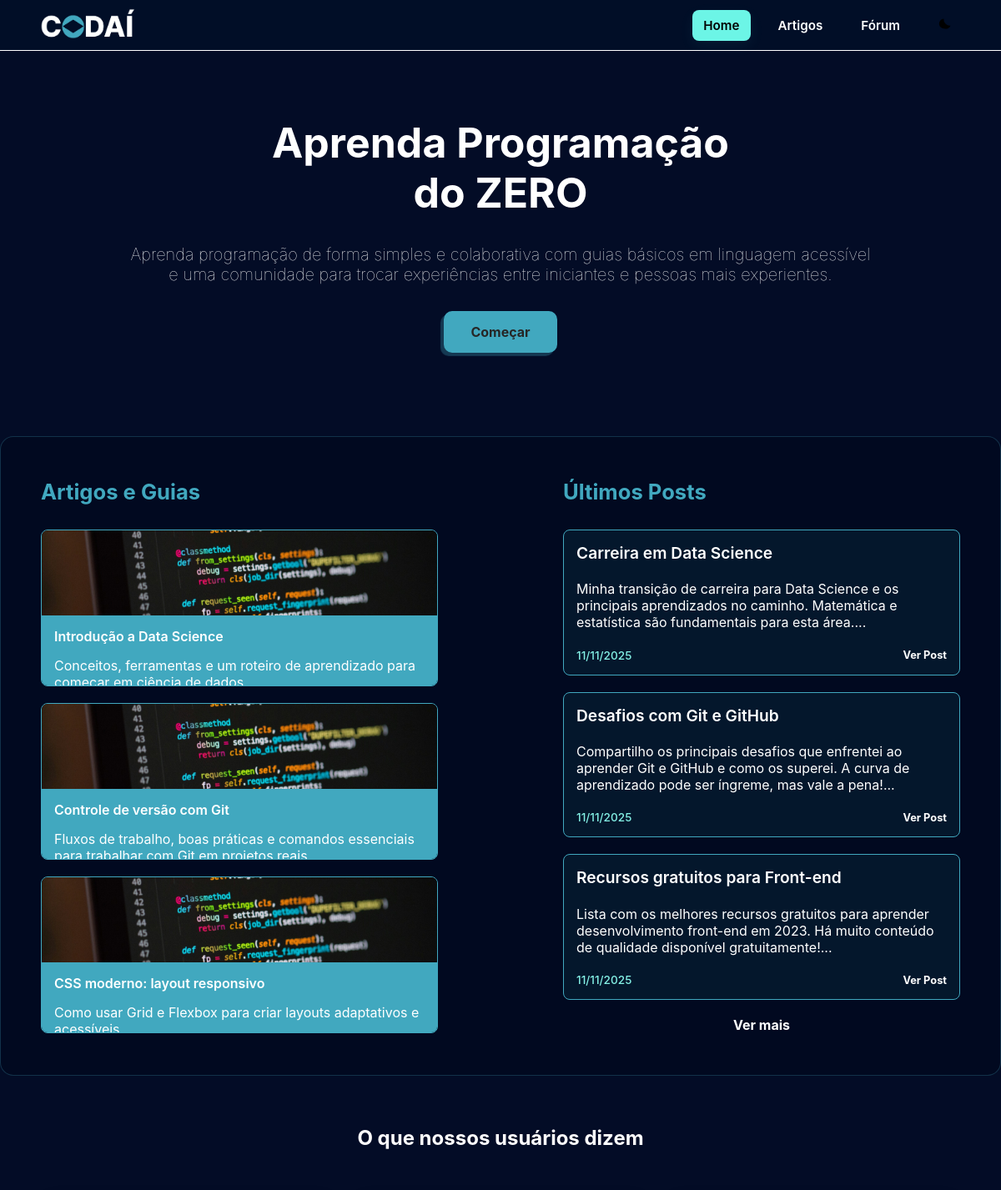
Before: / (upper part) with the older database file.
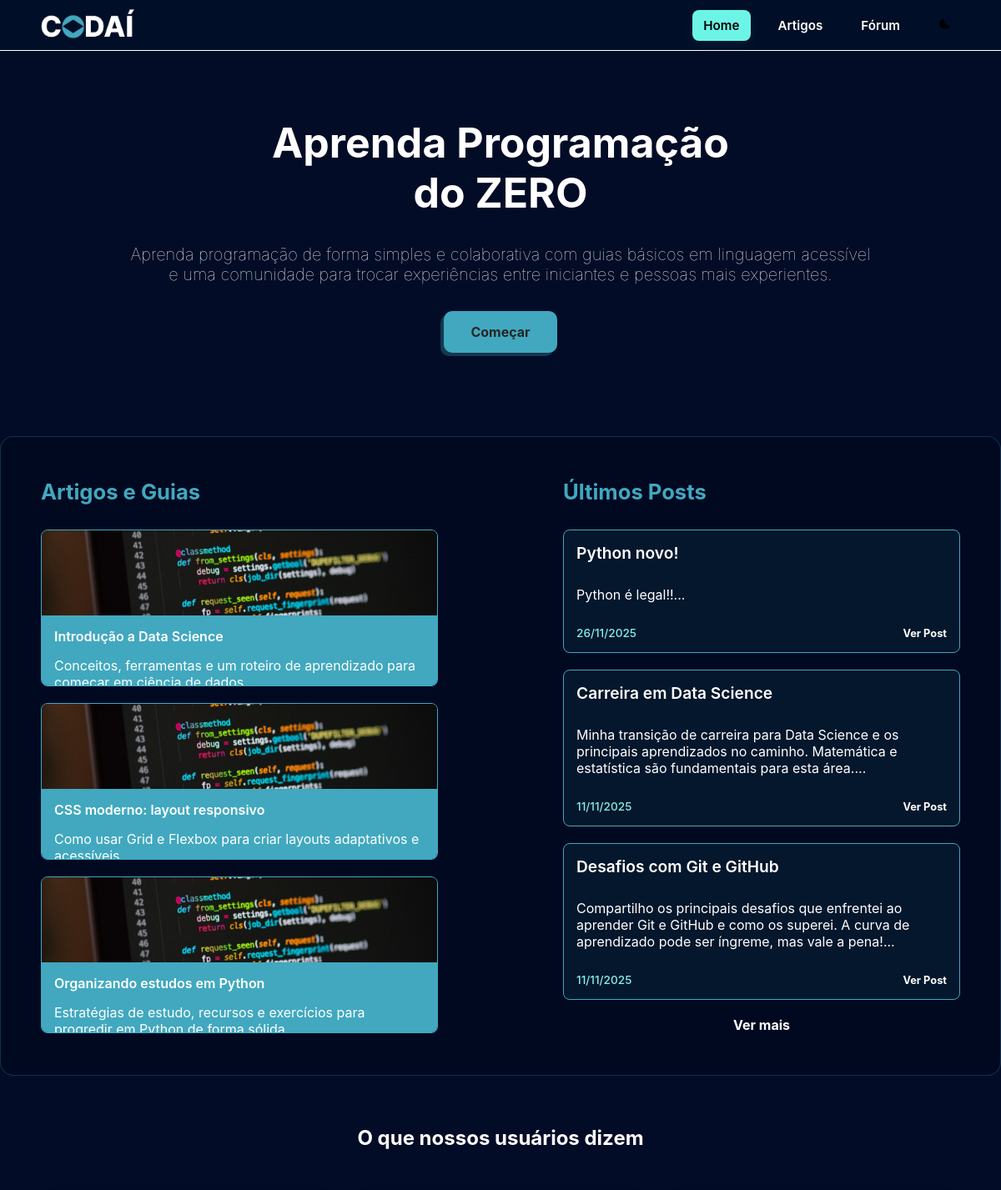
After: the same page with the newer database file.
### models/blog.py (models this page shows, shortened)
class Article(db.Model):
    __tablename__ = 'articles'
    id = db.Column(db.Integer, primary_key=True)
    title = db.Column(db.String(200), nullable=False)
    content = db.Column(db.Text, nullable=False)
    excerpt = db.Column(db.Text)  # Resumo do artigo
    reading_time = db.Column(db.Integer, default=5)  # Tempo de leitura em minutos
    thumbnail_url = db.Column(db.String(200))  # URL da imagem de capa
    is_published = db.Column(db.Boolean, default=True)
    is_featured = db.Column(db.Boolean, default=False)  # Destaque
    view_count = db.Column(db.Integer, default=0)  # Contador de visualizações
    created_at = db.Column(db.DateTime, default=datetime.utcnow)
    updated_at = db.Column(db.DateTime, default=datetime.utcnow, onupdate=datetime.utcnow)
    author_id = db.Column(db.Integer, db.ForeignKey('user.id'), nullable=False)
    category_id = db.Column(db.Integer, db.ForeignKey('article_categories.id'), nullable=False)
    author = db.relationship('User', backref='articles', lazy=True)

### models/forum.py (models this page shows, shortened)
class Post(db.Model):
    __tablename__ = 'post'
    id = db.Column(db.Integer, primary_key=True)
    title = db.Column(db.String(200), nullable=False)
    content = db.Column(db.Text, nullable=False)
    is_highlighted = db.Column(db.Boolean, default=False)  # Para posts em destaque
    created_at = db.Column(db.DateTime, default=datetime.utcnow)
    updated_at = db.Column(db.DateTime, default=datetime.utcnow, onupdate=datetime.utcnow)
    image_path = db.Column(db.String(200))  # caminho relativo à pasta static, ex: 'image/git/exemplo.png'
    user_id = db.Column(db.Integer, db.ForeignKey('user.id'), nullable=False)
    category_id = db.Column(db.Integer, db.ForeignKey('category.id'), nullable=False)
    user = db.relationship('User', backref='posts')
    comments = db.relationship('Comment', backref='post', lazy=True, cascade='all, delete-orphan')

### views/main.py (the view)
def home():
    guias = Article.query.filter_by(is_published=True).order_by(Article.created_at.desc()).limit(3).all()
    posts = Post.query.order_by(Post.created_at.desc()).limit(3).all()
    depoimentos = []
    return render_template(
        "home.html",
        guias=guias,
        posts=posts,
        depoimentos=depoimentos
    )

### templates/home.html (shortened to what this page needs)
{% extends 'base.html' %}
{% block content %}
    <section id="apresentation">
        <h1 class="apresentation-title">Aprenda Programação <br>do ZERO</h1>
        <p class="text">
            Aprenda programação de forma simples e colaborativa com guias básicos em linguagem acessível e uma comunidade para trocar experiências entre iniciantes e pessoas mais experientes.
        </p>
        <a href="{{ url_for('auth.register') }}" id="start-button">Começar</a>
    </section>
    <section class="grid-post-guias">
    <div class="guias-list">
    <h2 class="title-grid">Artigos e Guias</h2>
    {% for guia in guias %}
    <a href="{{ url_for('forum.view_post', post_id=guia.id) }}" class="guia-cards" style="display:block; text-decoration:none; color:inherit;">
        <img src="../static/image/article_thumbnail_1.png" alt="imagem do guia">
        <div class="more-detals">
        <h3 id="title-card">{{ guia.title }}</h3>
        <p>{{ guia.excerpt }}</p>
        </div>
    </a>
    {% else %}
    <p>Nenhum artigo encontrado.</p>
    {% endfor %}
    </div>
    <div class="posts-list">
        <h2 class="title-grid">Últimos Posts</h2>
        {% for post in posts %}
          <div class="post-cards">
            <h3 id="title-card-post">{{ post.title }}</h3>
            <p>{{ post.excerpt if post.excerpt else post.content[:250] ~ '...' }}</p>
            <div class="date-and-seepost">
            <p class="date-post">{{ post.created_at.strftime('%d/%m/%Y') }}</p>
            <a href="{{ url_for('blog.view_article', article_id=post.id) }}" class="see-post">Ver Post</a>
            </div>
            </div>
        {% else %}
        <p>Nenhum post encontrado.</p>
        {% endfor %}
        <a href="{{ url_for('main.forum') }}" id="ver-mais-post">Ver mais</a>
    </div>
    </section>
<section id="depoiments" class="depoiments-wrapper">
    <h2 class="title-depoiments">O que nossos usuários dizem</h2>
</section>
{% endblock %}

### templates/base.html (shortened to what this page needs)
<!DOCTYPE html>
<html lang="pt-br">
<head>
    <link rel="stylesheet" href="{{ url_for('static', filename='css/style.css') }}">
    <link rel="stylesheet" href="{{ url_for('static', filename='css/global.css') }}">
</head>
<body>
    {% include 'components/header.html' %}
        <main>
                {% block content %}{% endblock %}
        </main>
</body>
</html>
</html>

### templates/components/header.html (shortened to what this page needs)
<header id="header-home">
    <div id="nav-bar">
        <img src="{{ url_for('static', filename='image/logo-nome.png') }}" alt="codaí-logo">
        <div class="buttons-header">
            <a class="links-header {% if request.path == url_for('home') %}active{% endif %}" href="{{ url_for('home') }}">Home</a>
            <a class="links-header {% if request.path == url_for('main.blog') %}active{% endif %}" href="{{ url_for('main.blog') }}">Artigos</a>
            <a class="links-header {% if request.path == url_for('main.forum') %}active{% endif %}" href="{{ url_for('main.forum') }}">Fórum</a>
            <button id="theme-toggle" class="nav-button theme-toggle" aria-label="Alternar tema" title="Alternar tema" type="button" aria-pressed="false">
                <svg class="icon-moon" viewBox="0 0 24 24" xmlns="http://www.w3.org/2000/svg" aria-hidden="true" focusable="false">
                    <path d="M21 12.8A9 9 0 0111.2 3 7 7 0 0012 17a7 7 0 009-4.2z"/>
                </svg>
            </button>
        </div>
    </div>
</header>

### static/css/global.css (style rules this page uses)
* { margin: 0; padding: 0; box-sizing: border-box; }
html, body { font-family: 'Inter', sans-serif; background-color: #030C26; color: #ffffff; width: 100%; min-height: 100vh; padding: 0 0vw; overflow-x: hidden; }

Changed rows visible on the page:
removed Article: title "Controle de versão com Git", excerpt "Fluxos de trabalho, boas práticas e comandos essenciais…"
no longer on this page (row unchanged): Post: title "Recursos gratuitos para Front-end", content "Lista com os melhores recursos gratuitos para aprender desenvolvimento front-end em 2023. Há muito conteúdo de qualidade disponível gratuitamente!...", created_at "11/11/2025"
now on this page (row unchanged): Article: title "Organizando estudos em Python", excerpt "Estratégias de estudo, recursos e exercícios para…"
added Post: title "Python novo!", content "Python é legal!!...", created_at "26/11/2025"
